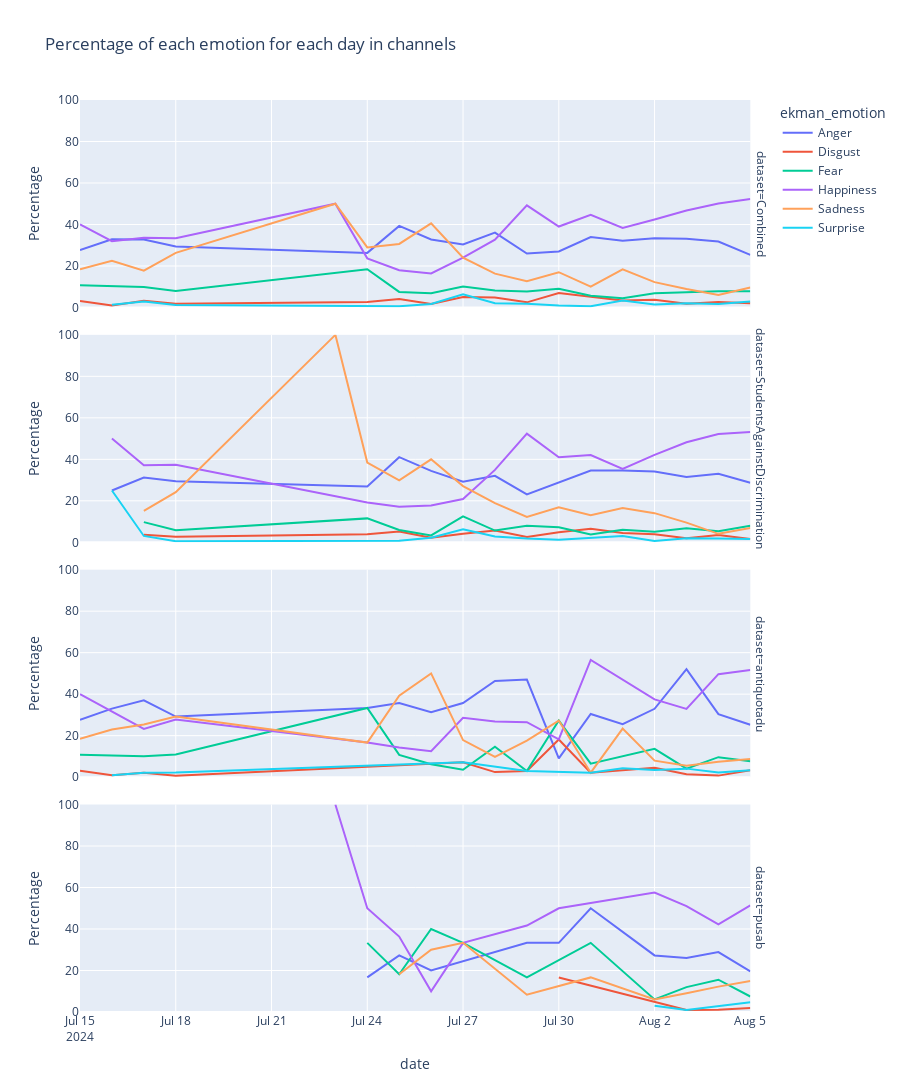

Write notebook code for a chart like this one.
### Code cell
fig = px.line(emotion_show_df.dropna(), x='date', y='Percentage', color='ekman_emotion', facet_row='dataset', height=1200, title="Percentage of each emotion for each day in channels", range_y=[0,100])

# fig.update_yaxes(matches=None)
# fig.update_yaxes()
fig.show()

### Figure 1 — Plotly figure (JSON) as saved in the notebook; plotly's stock layout.template omitted (floating-point values rounded to 4 significant figures)
{"data": [{"hovertemplate": "ekman_emotion=Anger<br>dataset=Combined<br>date=%{x}<br>Percentage=%{y}<extra></extra>", "legendgroup": "Anger", "line": {"color": "#636efa", "dash": "solid"}, "marker": {"symbol": "circle"}, "mode": "lines", "name": "Anger", "orientation": "v", "showlegend": true, "type": "scatter", "x": ["2024-07-15", "2024-07-16", "2024-07-17", "2024-07-18", "2024-07-24", "2024-07-25", "2024-07-26", "2024-07-27", "2024-07-28", "2024-07-29", "2024-07-30", "2024-07-31", "2024-08-01", "2024-08-02", "2024-08-03", "2024-08-04", "2024-08-05"], "xaxis": "x4", "y": [27.69, 32.88, 32.71, 29.36, 26.32, 39.31, 32.76, 30.38, 36.05, 26.01, 27.0, 33.96, 32.22, 33.41, 33.16, 31.82, 25.39], "yaxis": "y4"}, {"hovertemplate": "ekman_emotion=Anger<br>dataset=StudentsAgainstDiscrimination<br>date=%{x}<br>Percentage=%{y}<extra></extra>", "legendgroup": "Anger", "line": {"color": "#636efa", "dash": "solid"}, "marker": {"symbol": "circle"}, "mode": "lines", "name": "Anger", "orientation": "v", "showlegend": false, "type": "scatter", "x": ["2024-07-16", "2024-07-17", "2024-07-18", "2024-07-24", "2024-07-25", "2024-07-26", "2024-07-27", "2024-07-28", "2024-07-29", "2024-07-30", "2024-07-31", "2024-08-01", "2024-08-02", "2024-08-03", "2024-08-04", "2024-08-05"], "xaxis": "x3", "y": [25.0, 31.23, 29.47, 26.92, 41.04, 34.44, 29.17, 32.08, 23.1, 28.92, 34.58, 34.59, 34.19, 31.5, 32.99, 28.72], "yaxis": "y3"}, {"hovertemplate": "ekman_emotion=Anger<br>dataset=antiquotadu<br>date=%{x}<br>Percentage=%{y}<extra></extra>", "legendgroup": "Anger", "line": {"color": "#636efa", "dash": "solid"}, "marker": {"symbol": "circle"}, "mode": "lines", "name": "Anger", "orientation": "v", "showlegend": false, "type": "scatter", "x": ["2024-07-15", "2024-07-16", "2024-07-17", "2024-07-18", "2024-07-24", "2024-07-25", "2024-07-26", "2024-07-27", "2024-07-28", "2024-07-29", "2024-07-30", "2024-07-31", "2024-08-01", "2024-08-02", "2024-08-03", "2024-08-04", "2024-08-05"], "xaxis": "x2", "y": [27.69, 33.03, 37.04, 29.2, 33.33, 35.71, 31.25, 35.71, 46.34, 47.06, 9.091, 30.43, 25.53, 32.95, 52.05, 30.37, 25.27], "yaxis": "y2"}, {"hovertemplate": "ekman_emotion=Anger<br>dataset=pusab<br>date=%{x}<br>Percentage=%{y}<extra></extra>", "legendgroup": "Anger", "line": {"color": "#636efa", "dash": "solid"}, "marker": {"symbol": "circle"}, "mode": "lines", "name": "Anger", "orientation": "v", "showlegend": false, "type": "scatter", "x": ["2024-07-24", "2024-07-25", "2024-07-26", "2024-07-29", "2024-07-30", "2024-07-31", "2024-08-02", "2024-08-03", "2024-08-04", "2024-08-05"], "xaxis": "x", "y": [16.67, 27.27, 20.0, 33.33, 33.33, 50.0, 27.27, 26.0, 28.89, 19.63], "yaxis": "y"}, {"hovertemplate": "ekman_emotion=Disgust<br>dataset=Combined<br>date=%{x}<br>Percentage=%{y}<extra></extra>", "legendgroup": "Disgust", "line": {"color": "#EF553B", "dash": "solid"}, "marker": {"symbol": "circle"}, "mode": "lines", "name": "Disgust", "orientation": "v", "showlegend": true, "type": "scatter", "x": ["2024-07-15", "2024-07-16", "2024-07-17", "2024-07-18", "2024-07-24", "2024-07-25", "2024-07-26", "2024-07-27", "2024-07-28", "2024-07-29", "2024-07-30", "2024-07-31", "2024-08-01", "2024-08-02", "2024-08-03", "2024-08-04", "2024-08-05"], "xaxis": "x4", "y": [3.077, 0.9009, 3.23, 1.835, 2.632, 4.046, 1.724, 5.063, 4.762, 2.477, 7.0, 5.031, 3.333, 3.687, 1.745, 2.597, 2.073], "yaxis": "y4"}, {"hovertemplate": "ekman_emotion=Disgust<br>dataset=StudentsAgainstDiscrimination<br>date=%{x}<br>Percentage=%{y}<extra></extra>", "legendgroup": "Disgust", "line": {"color": "#EF553B", "dash": "solid"}, "marker": {"symbol": "circle"}, "mode": "lines", "name": "Disgust", "orientation": "v", "showlegend": false, "type": "scatter", "x": ["2024-07-17", "2024-07-18", "2024-07-24", "2024-07-25", "2024-07-26", "2024-07-27", "2024-07-28", "2024-07-29", "2024-07-30", "2024-07-31", "2024-08-01", "2024-08-02", "2024-08-03", "2024-08-04", "2024-08-05"], "xaxis": "x3", "y": [3.61, 2.632, 3.846, 5.224, 2.222, 4.167, 5.66, 2.527, 4.819, 6.542, 4.511, 3.834, 2.0, 3.581, 1.596], "yaxis": "y3"}, {"hovertemplate": "ekman_emotion=Disgust<br>dataset=antiquotadu<br>date=%{x}<br>Percentage=%{y}<extra></extra>", "legendgroup": "Disgust", "line": {"color": "#EF553B", "dash": "solid"}, "marker": {"symbol": "circle"}, "mode": "lines", "name": "Disgust", "orientation": "v", "showlegend": false, "type": "scatter", "x": ["2024-07-15", "2024-07-16", "2024-07-17", "2024-07-18", "2024-07-27", "2024-07-28", "2024-07-29", "2024-07-30", "2024-07-31", "2024-08-02", "2024-08-03", "2024-08-04", "2024-08-05"], "xaxis": "x2", "y": [3.077, 0.9174, 2.116, 0.7299, 7.143, 2.439, 2.941, 18.18, 2.174, 4.545, 1.37, 0.7407, 3.297], "yaxis": "y2"}, {"hovertemplate": "ekman_emotion=Disgust<br>dataset=pusab<br>date=%{x}<br>Percentage=%{y}<extra></extra>", "legendgroup": "Disgust", "line": {"color": "#EF553B", "dash": "solid"}, "marker": {"symbol": "circle"}, "mode": "lines", "name": "Disgust", "orientation": "v", "showlegend": false, "type": "scatter", "x": ["2024-07-30", "2024-08-03", "2024-08-04", "2024-08-05"], "xaxis": "x", "y": [16.67, 1.0, 1.111, 1.869], "yaxis": "y"}, {"hovertemplate": "ekman_emotion=Fear<br>dataset=Combined<br>date=%{x}<br>Percentage=%{y}<extra></extra>", "legendgroup": "Fear", "line": {"color": "#00cc96", "dash": "solid"}, "marker": {"symbol": "circle"}, "mode": "lines", "name": "Fear", "orientation": "v", "showlegend": true, "type": "scatter", "x": ["2024-07-15", "2024-07-16", "2024-07-17", "2024-07-18", "2024-07-24", "2024-07-25", "2024-07-26", "2024-07-27", "2024-07-28", "2024-07-29", "2024-07-30", "2024-07-31", "2024-08-01", "2024-08-02", "2024-08-03", "2024-08-04", "2024-08-05"], "xaxis": "x4", "y": [10.77, 10.36, 9.825, 7.951, 18.42, 7.514, 6.897, 10.13, 8.163, 7.74, 9.0, 5.66, 4.444, 6.912, 7.33, 7.792, 7.772], "yaxis": "y4"}, {"hovertemplate": "ekman_emotion=Fear<br>dataset=StudentsAgainstDiscrimination<br>date=%{x}<br>Percentage=%{y}<extra></extra>", "legendgroup": "Fear", "line": {"color": "#00cc96", "dash": "solid"}, "marker": {"symbol": "circle"}, "mode": "lines", "name": "Fear", "orientation": "v", "showlegend": false, "type": "scatter", "x": ["2024-07-17", "2024-07-18", "2024-07-24", "2024-07-25", "2024-07-26", "2024-07-27", "2024-07-28", "2024-07-29", "2024-07-30", "2024-07-31", "2024-08-01", "2024-08-02", "2024-08-03", "2024-08-04", "2024-08-05"], "xaxis": "x3", "y": [9.747, 5.789, 11.54, 5.97, 3.333, 12.5, 5.66, 7.942, 7.229, 3.738, 6.015, 5.112, 6.75, 5.371, 7.979], "yaxis": "y3"}, {"hovertemplate": "ekman_emotion=Fear<br>dataset=antiquotadu<br>date=%{x}<br>Percentage=%{y}<extra></extra>", "legendgroup": "Fear", "line": {"color": "#00cc96", "dash": "solid"}, "marker": {"symbol": "circle"}, "mode": "lines", "name": "Fear", "orientation": "v", "showlegend": false, "type": "scatter", "x": ["2024-07-15", "2024-07-16", "2024-07-17", "2024-07-18", "2024-07-24", "2024-07-25", "2024-07-26", "2024-07-27", "2024-07-28", "2024-07-29", "2024-07-30", "2024-07-31", "2024-08-02", "2024-08-03", "2024-08-04", "2024-08-05"], "xaxis": "x2", "y": [10.77, 10.55, 10.05, 10.95, 33.33, 10.71, 6.25, 3.571, 14.63, 2.941, 27.27, 6.522, 13.64, 4.11, 9.63, 7.692], "yaxis": "y2"}, {"hovertemplate": "ekman_emotion=Fear<br>dataset=pusab<br>date=%{x}<br>Percentage=%{y}<extra></extra>", "legendgroup": "Fear", "line": {"color": "#00cc96", "dash": "solid"}, "marker": {"symbol": "circle"}, "mode": "lines", "name": "Fear", "orientation": "v", "showlegend": false, "type": "scatter", "x": ["2024-07-24", "2024-07-25", "2024-07-26", "2024-07-27", "2024-07-29", "2024-07-31", "2024-08-02", "2024-08-03", "2024-08-04", "2024-08-05"], "xaxis": "x", "y": [33.33, 18.18, 40.0, 33.33, 16.67, 33.33, 6.061, 12.0, 15.56, 7.477], "yaxis": "y"}, {"hovertemplate": "ekman_emotion=Happiness<br>dataset=Combined<br>date=%{x}<br>Percentage=%{y}<extra></extra>", "legendgroup": "Happiness", "line": {"color": "#ab63fa", "dash": "solid"}, "marker": {"symbol": "circle"}, "mode": "lines", "name": "Happiness", "orientation": "v", "showlegend": true, "type": "scatter", "x": ["2024-07-15", "2024-07-16", "2024-07-17", "2024-07-18", "2024-07-23", "2024-07-24", "2024-07-25", "2024-07-26", "2024-07-27", "2024-07-28", "2024-07-29", "2024-07-30", "2024-07-31", "2024-08-01", "2024-08-02", "2024-08-03", "2024-08-04", "2024-08-05"], "xaxis": "x4", "y": [40.0, 31.98, 33.65, 33.33, 50.0, 23.68, 17.92, 16.38, 24.05, 32.65, 49.23, 39.0, 44.65, 38.33, 42.4, 46.77, 50.16, 52.33], "yaxis": "y4"}, {"hovertemplate": "ekman_emotion=Happiness<br>dataset=StudentsAgainstDiscrimination<br>date=%{x}<br>Percentage=%{y}<extra></extra>", "legendgroup": "Happiness", "line": {"color": "#ab63fa", "dash": "solid"}, "marker": {"symbol": "circle"}, "mode": "lines", "name": "Happiness", "orientation": "v", "showlegend": false, "type": "scatter", "x": ["2024-07-16", "2024-07-17", "2024-07-18", "2024-07-24", "2024-07-25", "2024-07-26", "2024-07-27", "2024-07-28", "2024-07-29", "2024-07-30", "2024-07-31", "2024-08-01", "2024-08-02", "2024-08-03", "2024-08-04", "2024-08-05"], "xaxis": "x3", "y": [50.0, 37.18, 37.37, 19.23, 17.16, 17.78, 20.83, 34.91, 52.35, 40.96, 42.06, 35.34, 42.17, 48.25, 52.17, 53.19], "yaxis": "y3"}, {"hovertemplate": "ekman_emotion=Happiness<br>dataset=antiquotadu<br>date=%{x}<br>Percentage=%{y}<extra></extra>", "legendgroup": "Happiness", "line": {"color": "#ab63fa", "dash": "solid"}, "marker": {"symbol": "circle"}, "mode": "lines", "name": "Happiness", "orientation": "v", "showlegend": false, "type": "scatter", "x": ["2024-07-15", "2024-07-16", "2024-07-17", "2024-07-18", "2024-07-24", "2024-07-25", "2024-07-26", "2024-07-27", "2024-07-28", "2024-07-29", "2024-07-30", "2024-07-31", "2024-08-01", "2024-08-02", "2024-08-03", "2024-08-04", "2024-08-05"], "xaxis": "x2", "y": [40.0, 31.65, 23.28, 27.74, 16.67, 14.29, 12.5, 28.57, 26.83, 26.47, 18.18, 56.52, 46.81, 37.5, 32.88, 49.63, 51.65], "yaxis": "y2"}, {"hovertemplate": "ekman_emotion=Happiness<br>dataset=pusab<br>date=%{x}<br>Percentage=%{y}<extra></extra>", "legendgroup": "Happiness", "line": {"color": "#ab63fa", "dash": "solid"}, "marker": {"symbol": "circle"}, "mode": "lines", "name": "Happiness", "orientation": "v", "showlegend": false, "type": "scatter", "x": ["2024-07-23", "2024-07-24", "2024-07-25", "2024-07-26", "2024-07-27", "2024-07-29", "2024-07-30", "2024-08-02", "2024-08-03", "2024-08-04", "2024-08-05"], "xaxis": "x", "y": [100.0, 50.0, 36.36, 10.0, 33.33, 41.67, 50.0, 57.58, 51.0, 42.22, 51.4], "yaxis": "y"}, {"hovertemplate": "ekman_emotion=Sadness<br>dataset=Combined<br>date=%{x}<br>Percentage=%{y}<extra></extra>", "legendgroup": "Sadness", "line": {"color": "#FFA15A", "dash": "solid"}, "marker": {"symbol": "circle"}, "mode": "lines", "name": "Sadness", "orientation": "v", "showlegend": true, "type": "scatter", "x": ["2024-07-15", "2024-07-16", "2024-07-17", "2024-07-18", "2024-07-23", "2024-07-24", "2024-07-25", "2024-07-26", "2024-07-27", "2024-07-28", "2024-07-29", "2024-07-30", "2024-07-31", "2024-08-01", "2024-08-02", "2024-08-03", "2024-08-04", "2024-08-05"], "xaxis": "x4", "y": [18.46, 22.52, 17.77, 26.3, 50.0, 28.95, 30.64, 40.52, 24.05, 16.33, 12.69, 17.0, 10.06, 18.33, 12.21, 8.901, 6.006, 9.585], "yaxis": "y4"}, {"hovertemplate": "ekman_emotion=Sadness<br>dataset=StudentsAgainstDiscrimination<br>date=%{x}<br>Percentage=%{y}<extra></extra>", "legendgroup": "Sadness", "line": {"color": "#FFA15A", "dash": "solid"}, "marker": {"symbol": "circle"}, "mode": "lines", "name": "Sadness", "orientation": "v", "showlegend": false, "type": "scatter", "x": ["2024-07-17", "2024-07-18", "2024-07-23", "2024-07-24", "2024-07-25", "2024-07-26", "2024-07-27", "2024-07-28", "2024-07-29", "2024-07-30", "2024-07-31", "2024-08-01", "2024-08-02", "2024-08-03", "2024-08-04", "2024-08-05"], "xaxis": "x3", "y": [15.16, 24.21, 100.0, 38.46, 29.85, 40.0, 27.08, 18.87, 12.27, 16.87, 13.08, 16.54, 14.06, 9.5, 4.092, 6.915], "yaxis": "y3"}, {"hovertemplate": "ekman_emotion=Sadness<br>dataset=antiquotadu<br>date=%{x}<br>Percentage=%{y}<extra></extra>", "legendgroup": "Sadness", "line": {"color": "#FFA15A", "dash": "solid"}, "marker": {"symbol": "circle"}, "mode": "lines", "name": "Sadness", "orientation": "v", "showlegend": false, "type": "scatter", "x": ["2024-07-15", "2024-07-16", "2024-07-17", "2024-07-18", "2024-07-24", "2024-07-25", "2024-07-26", "2024-07-27", "2024-07-28", "2024-07-29", "2024-07-30", "2024-07-31", "2024-08-01", "2024-08-02", "2024-08-03", "2024-08-04", "2024-08-05"], "xaxis": "x2", "y": [18.46, 22.94, 25.4, 29.2, 16.67, 39.29, 50.0, 17.86, 9.756, 17.65, 27.27, 2.174, 23.4, 7.955, 5.479, 7.407, 8.791], "yaxis": "y2"}, {"hovertemplate": "ekman_emotion=Sadness<br>dataset=pusab<br>date=%{x}<br>Percentage=%{y}<extra></extra>", "legendgroup": "Sadness", "line": {"color": "#FFA15A", "dash": "solid"}, "marker": {"symbol": "circle"}, "mode": "lines", "name": "Sadness", "orientation": "v", "showlegend": false, "type": "scatter", "x": ["2024-07-25", "2024-07-26", "2024-07-27", "2024-07-29", "2024-07-31", "2024-08-02", "2024-08-03", "2024-08-04", "2024-08-05"], "xaxis": "x", "y": [18.18, 30.0, 33.33, 8.333, 16.67, 6.061, 9.0, 12.22, 14.95], "yaxis": "y"}, {"hovertemplate": "ekman_emotion=Surprise<br>dataset=Combined<br>date=%{x}<br>Percentage=%{y}<extra></extra>", "legendgroup": "Surprise", "line": {"color": "#19d3f3", "dash": "solid"}, "marker": {"symbol": "circle"}, "mode": "lines", "name": "Surprise", "orientation": "v", "showlegend": true, "type": "scatter", "x": ["2024-07-16", "2024-07-17", "2024-07-18", "2024-07-25", "2024-07-26", "2024-07-27", "2024-07-28", "2024-07-29", "2024-07-30", "2024-07-31", "2024-08-01", "2024-08-02", "2024-08-03", "2024-08-04", "2024-08-05"], "xaxis": "x4", "y": [1.351, 2.826, 1.223, 0.578, 1.724, 6.329, 2.041, 1.858, 1.0, 0.6289, 3.333, 1.382, 2.094, 1.623, 2.85], "yaxis": "y4"}, {"hovertemplate": "ekman_emotion=Surprise<br>dataset=StudentsAgainstDiscrimination<br>date=%{x}<br>Percentage=%{y}<extra></extra>", "legendgroup": "Surprise", "line": {"color": "#19d3f3", "dash": "solid"}, "marker": {"symbol": "circle"}, "mode": "lines", "name": "Surprise", "orientation": "v", "showlegend": false, "type": "scatter", "x": ["2024-07-16", "2024-07-17", "2024-07-18", "2024-07-25", "2024-07-26", "2024-07-27", "2024-07-28", "2024-07-29", "2024-07-30", "2024-08-01", "2024-08-02", "2024-08-03", "2024-08-04", "2024-08-05"], "xaxis": "x3", "y": [25.0, 3.069, 0.5263, 0.7463, 2.222, 6.25, 2.83, 1.805, 1.205, 3.008, 0.639, 2.0, 1.79, 1.596], "yaxis": "y3"}, {"hovertemplate": "ekman_emotion=Surprise<br>dataset=antiquotadu<br>date=%{x}<br>Percentage=%{y}<extra></extra>", "legendgroup": "Surprise", "line": {"color": "#19d3f3", "dash": "solid"}, "marker": {"symbol": "circle"}, "mode": "lines", "name": "Surprise", "orientation": "v", "showlegend": false, "type": "scatter", "x": ["2024-07-16", "2024-07-17", "2024-07-18", "2024-07-27", "2024-07-29", "2024-07-31", "2024-08-01", "2024-08-02", "2024-08-03", "2024-08-04", "2024-08-05"], "xaxis": "x2", "y": [0.9174, 2.116, 2.19, 7.143, 2.941, 2.174, 4.255, 3.409, 4.11, 2.222, 3.297], "yaxis": "y2"}, {"hovertemplate": "ekman_emotion=Surprise<br>dataset=pusab<br>date=%{x}<br>Percentage=%{y}<extra></extra>", "legendgroup": "Surprise", "line": {"color": "#19d3f3", "dash": "solid"}, "marker": {"symbol": "circle"}, "mode": "lines", "name": "Surprise", "orientation": "v", "showlegend": false, "type": "scatter", "x": ["2024-08-02", "2024-08-03", "2024-08-05"], "xaxis": "x", "y": [3.03, 1.0, 4.673], "yaxis": "y"}], "layout": {"annotations": [{"font": {}, "showarrow": false, "text": "dataset=pusab", "textangle": 90, "x": 0.98, "xanchor": "left", "xref": "paper", "y": 0.1138, "yanchor": "middle", "yref": "paper"}, {"font": {}, "showarrow": false, "text": "dataset=antiquotadu", "textangle": 90, "x": 0.98, "xanchor": "left", "xref": "paper", "y": 0.3712, "yanchor": "middle", "yref": "paper"}, {"font": {}, "showarrow": false, "text": "dataset=StudentsAgainstDiscrimination", "textangle": 90, "x": 0.98, "xanchor": "left", "xref": "paper", "y": 0.6288, "yanchor": "middle", "yref": "paper"}, {"font": {}, "showarrow": false, "text": "dataset=Combined", "textangle": 90, "x": 0.98, "xanchor": "left", "xref": "paper", "y": 0.8862, "yanchor": "middle", "yref": "paper"}], "height": 1200, "legend": {"title": {"text": "ekman_emotion"}, "tracegroupgap": 0}, "title": {"text": "Percentage of each emotion for each day in channels"}, "xaxis": {"anchor": "y", "domain": [0, 0.98], "title": {"text": "date"}}, "xaxis2": {"anchor": "y2", "domain": [0, 0.98], "matches": "x", "showticklabels": false}, "xaxis3": {"anchor": "y3", "domain": [0, 0.98], "matches": "x", "showticklabels": false}, "xaxis4": {"anchor": "y4", "domain": [0, 0.98], "matches": "x", "showticklabels": false}, "yaxis": {"anchor": "x", "domain": [0, 0.2275], "range": [0, 100], "title": {"text": "Percentage"}}, "yaxis2": {"anchor": "x2", "domain": [0.2575, 0.485], "matches": "y", "range": [0, 100], "title": {"text": "Percentage"}}, "yaxis3": {"anchor": "x3", "domain": [0.515, 0.7425], "matches": "y", "range": [0, 100], "title": {"text": "Percentage"}}, "yaxis4": {"anchor": "x4", "domain": [0.7725, 1], "matches": "y", "range": [0, 100], "title": {"text": "Percentage"}}}}
